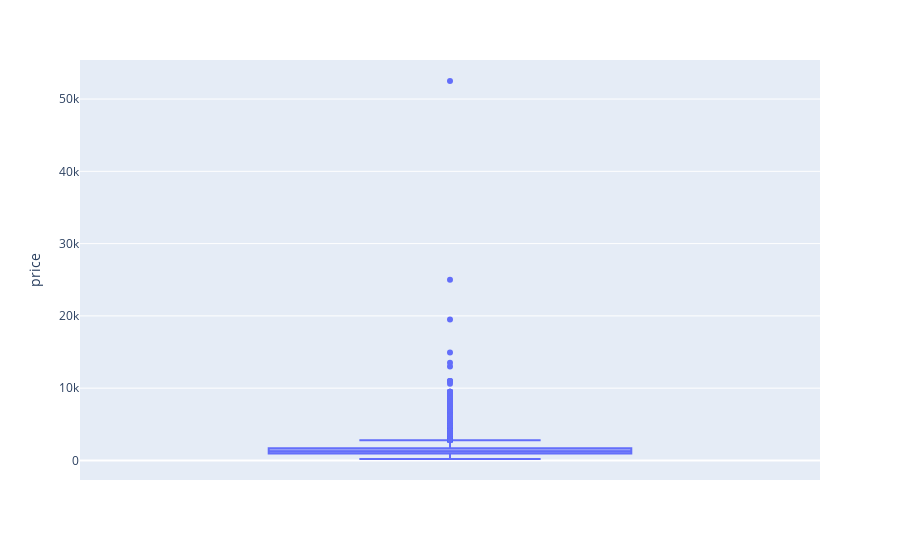

The code cell stored with this chart in its notebook:
### Markdown cell above
## Check for outliers

### Code cell
px.box(data, y = 'price')

### Figure 1 — Plotly figure (JSON) as saved in the notebook; plotly's stock layout.template omitted (floating-point values rounded to 4 significant figures; data arrays with more than 128 entries replaced by an {"elided": "..."} marker saying what was removed)
{"data": [{"alignmentgroup": "True", "hovertemplate": "price=%{y}<extra></extra>", "legendgroup": "", "marker": {"color": "#636efa"}, "name": "", "notched": false, "offsetgroup": "", "orientation": "v", "showlegend": false, "type": "box", "x0": " ", "xaxis": "x", "y": {"elided": "10000 int values"}, "y0": " ", "yaxis": "y"}], "layout": {"boxmode": "group", "legend": {"tracegroupgap": 0}, "margin": {"t": 60}, "xaxis": {"anchor": "y", "domain": [0, 1]}, "yaxis": {"anchor": "x", "domain": [0, 1], "title": {"text": "price"}}}}
